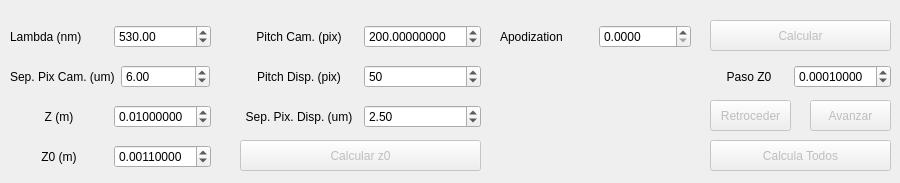
   <widget class="QWidget" name="tab_4">
    <attribute name="title">
     <string>IFFT</string>
    </attribute>
    <widget class="QWidget" name="horizontalLayoutWidget_6">
     <property name="geometry">
      <rect>
       <x>10</x>
       <y>140</y>
       <width>201</width>
       <height>34</height>
      </rect>
     </property>
     <layout class="QHBoxLayout" name="horizontalLayout_6">
      <item>
       <widget class="QLabel" name="label_5">
        <property name="text">
         <string>Z0 (m)</string>
        </property>
        <property name="alignment">
         <set>Qt::AlignCenter</set>
        </property>
       </widget>
      </item>
      <item>
       <widget class="QDoubleSpinBox" name="z0Spin">
        <property name="decimals">
         <number>8</number>
        </property>
        <property name="maximum">
         <double>99.999999000000003</double>
        </property>
        <property name="value">
         <double>0.001100000000000</double>
        </property>
       </widget>
      </item>
     </layout>
    </widget>
    <widget class="QWidget" name="horizontalLayoutWidget_3">
     <property name="geometry">
      <rect>
       <x>10</x>
       <y>60</y>
       <width>200</width>
       <height>34</height>
      </rect>
     </property>
     <layout class="QHBoxLayout" name="horizontalLayout_3">
      <item>
       <widget class="QLabel" name="label_2">
        <property name="text">
         <string>Sep. Pix Cam. (um)</string>
        </property>
       </widget>
      </item>
      <item>
       <widget class="QDoubleSpinBox" name="sepPixCamSpin">
        <property name="maximum">
         <double>999.000000000000000</double>
        </property>
        <property name="singleStep">
         <double>0.100000000000000</double>
        </property>
        <property name="value">
         <double>6.000000000000000</double>
        </property>
       </widget>
      </item>
     </layout>
    </widget>
    <widget class="QWidget" name="horizontalLayoutWidget_2">
     <property name="geometry">
      <rect>
       <x>10</x>
       <y>20</y>
       <width>201</width>
       <height>34</height>
      </rect>
     </property>
     <layout class="QHBoxLayout" name="horizontalLayout_2">
      <item>
       <widget class="QLabel" name="label">
        <property name="text">
         <string>Lambda (nm)</string>
        </property>
       </widget>
      </item>
      <item>
       <widget class="QDoubleSpinBox" name="lambdaSpin">
        <property name="maximum">
         <double>999.000000000000000</double>
        </property>
        <property name="value">
         <double>530.000000000000000</double>
        </property>
       </widget>
      </item>
     </layout>
    </widget>
    <widget class="QWidget" name="horizontalLayoutWidget_4">
     <property name="geometry">
      <rect>
       <x>500</x>
       <y>20</y>
       <width>191</width>
       <height>34</height>
      </rect>
     </property>
     <layout class="QHBoxLayout" name="horizontalLayout_4">
      <item>
       <widget class="QLabel" name="label_3">
        <property name="text">
         <string>Apodization</string>
        </property>
       </widget>
      </item>
      <item>
       <widget class="QDoubleSpinBox" name="ApodizatiSpin">
        <property name="decimals">
         <number>4</number>
        </property>
        <property name="maximum">
         <double>300.000000000000000</double>
        </property>
       </widget>
      </item>
     </layout>
    </widget>
    <widget class="QWidget" name="horizontalLayoutWidget_5">
     <property name="geometry">
      <rect>
       <x>10</x>
       <y>100</y>
       <width>201</width>
       <height>34</height>
      </rect>
     </property>
     <layout class="QHBoxLayout" name="horizontalLayout_5">
      <item>
       <widget class="QLabel" name="label_4">
        <property name="text">
         <string>Z (m)</string>
        </property>
        <property name="alignment">
         <set>Qt::AlignCenter</set>
        </property>
       </widget>
      </item>
      <item>
       <widget class="QDoubleSpinBox" name="ZSpin">
        <property name="decimals">
         <number>8</number>
        </property>
        <property name="value">
         <double>0.010000000000000</double>
        </property>
       </widget>
      </item>
     </layout>
    </widget>
    <widget class="QPushButton" name="RetrocederBtn">
     <property name="enabled">
      <bool>false</bool>
     </property>
     <property name="geometry">
      <rect>
       <x>710</x>
       <y>100</y>
       <width>81</width>
       <height>31</height>
      </rect>
     </property>
     <property name="text">
      <string>Retroceder</string>
     </property>
    </widget>
    <widget class="QPushButton" name="AdvanceBtn">
     <property name="enabled">
      <bool>false</bool>
     </property>
     <property name="geometry">
      <rect>
       <x>810</x>
       <y>100</y>
       <width>81</width>
       <height>31</height>
      </rect>
     </property>
     <property name="text">
      <string>Avanzar</string>
     </property>
    </widget>
    <widget class="QPushButton" name="CalculateBtn">
     <property name="enabled">
      <bool>false</bool>
     </property>
     <property name="geometry">
      <rect>
       <x>710</x>
       <y>20</y>
       <width>181</width>
       <height>31</height>
      </rect>
     </property>
     <property name="text">
      <string>Calcular</string>
     </property>
    </widget>
    <widget class="QWidget" name="horizontalLayoutWidget_7">
     <property name="geometry">
      <rect>
       <x>710</x>
       <y>60</y>
       <width>181</width>
       <height>34</height>
      </rect>
     </property>
     <layout class="QHBoxLayout" name="horizontalLayout_7">
      <item>
       <widget class="QLabel" name="label_18">
        <property name="text">
         <string>Paso Z0</string>
        </property>
        <property name="alignment">
         <set>Qt::AlignCenter</set>
        </property>
       </widget>
      </item>
      <item>
       <widget class="QDoubleSpinBox" name="pasoSpinB">
        <property name="decimals">
         <number>8</number>
        </property>
        <property name="maximum">
         <double>99.999999000000003</double>
        </property>
        <property name="value">
         <double>0.000100000000000</double>
        </property>
       </widget>
      </item>
     </layout>
    </widget>
    <widget class="QPushButton" name="buttonCalcAltura">
     <property name="enabled">
      <bool>false</bool>
     </property>
     <property name="geometry">
      <rect>
       <x>240</x>
       <y>140</y>
       <width>241</width>
       <height>31</height>
      </rect>
     </property>
     <property name="text">
      <string>Calcular z0</string>
     </property>
    </widget>
    <widget class="QWidget" name="horizontalLayoutWidget_8">
     <property name="geometry">
      <rect>
       <x>240</x>
       <y>20</y>
       <width>241</width>
       <height>34</height>
      </rect>
     </property>
     <layout class="QHBoxLayout" name="horizontalLayout_8">
      <item>
       <widget class="QLabel" name="label_19">
        <property name="text">
         <string>Pitch Cam. (pix)</string>
        </property>
        <property name="alignment">
         <set>Qt::AlignCenter</set>
        </property>
       </widget>
      </item>
      <item>
       <widget class="QDoubleSpinBox" name="pitchCamSpin">
        <property name="decimals">
         <number>8</number>
        </property>
        <property name="maximum">
         <double>500.000000000000000</double>
        </property>
        <property name="value">
         <double>200.000000000000000</double>
        </property>
       </widget>
      </item>
     </layout>
    </widget>
    <widget class="QWidget" name="horizontalLayoutWidget_11">
     <property name="geometry">
      <rect>
       <x>240</x>
       <y>60</y>
       <width>241</width>
       <height>34</height>
      </rect>
     </property>
     <layout class="QHBoxLayout" name="horizontalLayout_9">
      <item>
       <widget class="QLabel" name="label_36">
        <property name="text">
         <string>Pitch Disp. (pix)</string>
        </property>
        <property name="alignment">
         <set>Qt::AlignCenter</set>
        </property>
       </widget>
      </item>
      <item>
       <widget class="QDoubleSpinBox" name="pitchDispSpin">
        <property name="decimals">
         <number>0</number>
        </property>
        <property name="maximum">
         <double>500.000000000000000</double>
        </property>
        <property name="value">
         <double>50.000000000000000</double>
        </property>
       </widget>
      </item>
     </layout>
    </widget>
    <widget class="QWidget" name="horizontalLayoutWidget_12">
     <property name="geometry">
      <rect>
       <x>240</x>
       <y>100</y>
       <width>241</width>
       <height>34</height>
      </rect>
     </property>
     <layout class="QHBoxLayout" name="horizontalLayout_10">
      <item>
       <widget class="QLabel" name="label_37">
        <property name="text">
         <string>Sep. Pix. Disp. (um)</string>
        </property>
        <property name="alignment">
         <set>Qt::AlignCenter</set>
        </property>
       </widget>
      </item>
      <item>
       <widget class="QDoubleSpinBox" name="sepPixDispSpin">
        <property name="maximum">
         <double>999.000000000000000</double>
        </property>
        <property name="singleStep">
         <double>0.100000000000000</double>
        </property>
        <property name="value">
         <double>2.500000000000000</double>
        </property>
       </widget>
      </item>
     </layout>
    </widget>
    <widget class="QPushButton" name="btnCalculaAll">
     <property name="enabled">
      <bool>false</bool>
     </property>
     <property name="geometry">
      <rect>
       <x>710</x>
       <y>140</y>
       <width>181</width>
       <height>31</height>
      </rect>
     </property>
     <property name="text">
      <string>Calcula Todos</string>
     </property>
    </widget>
   </widget>
